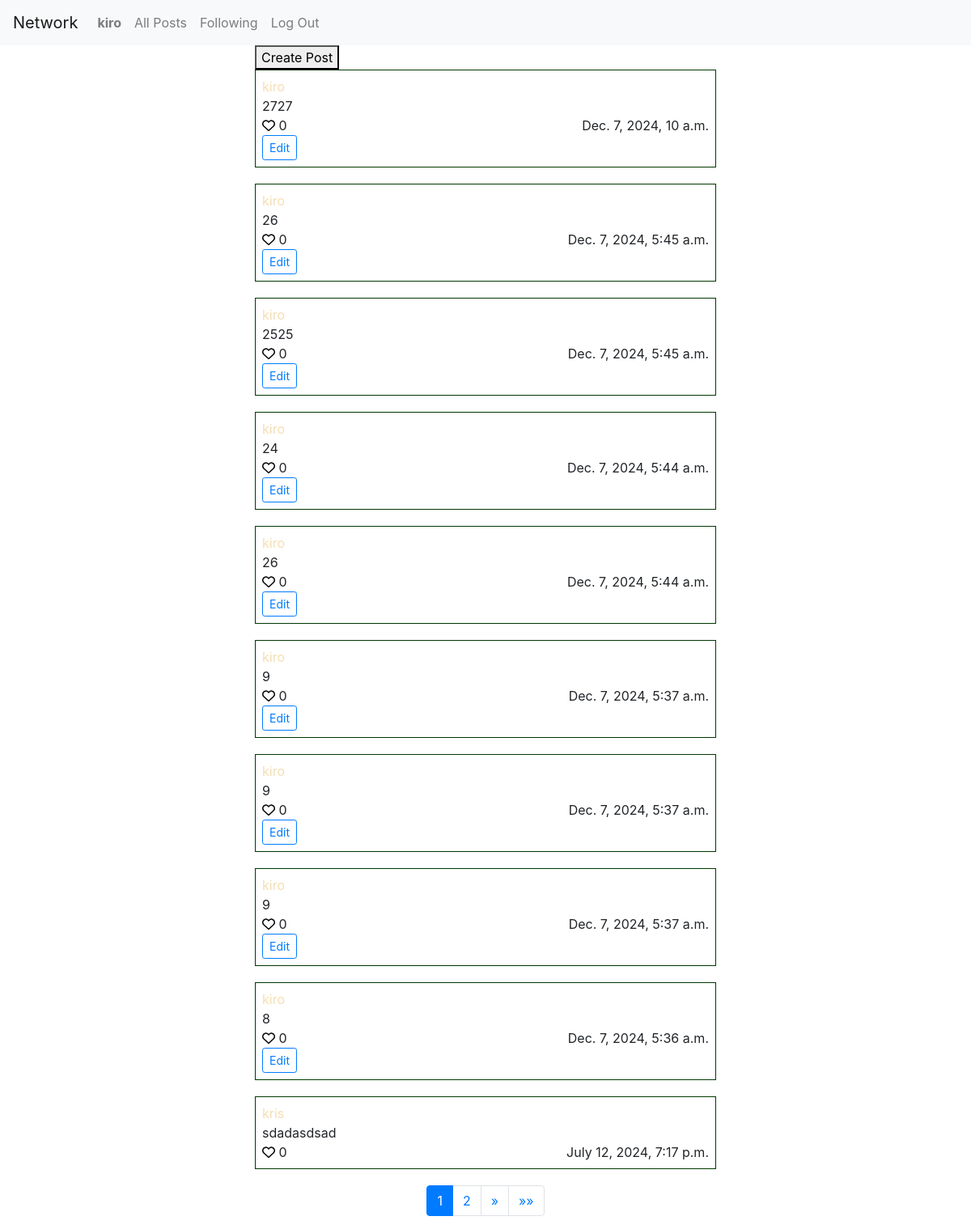
Before: / (signed in) with the older database file.
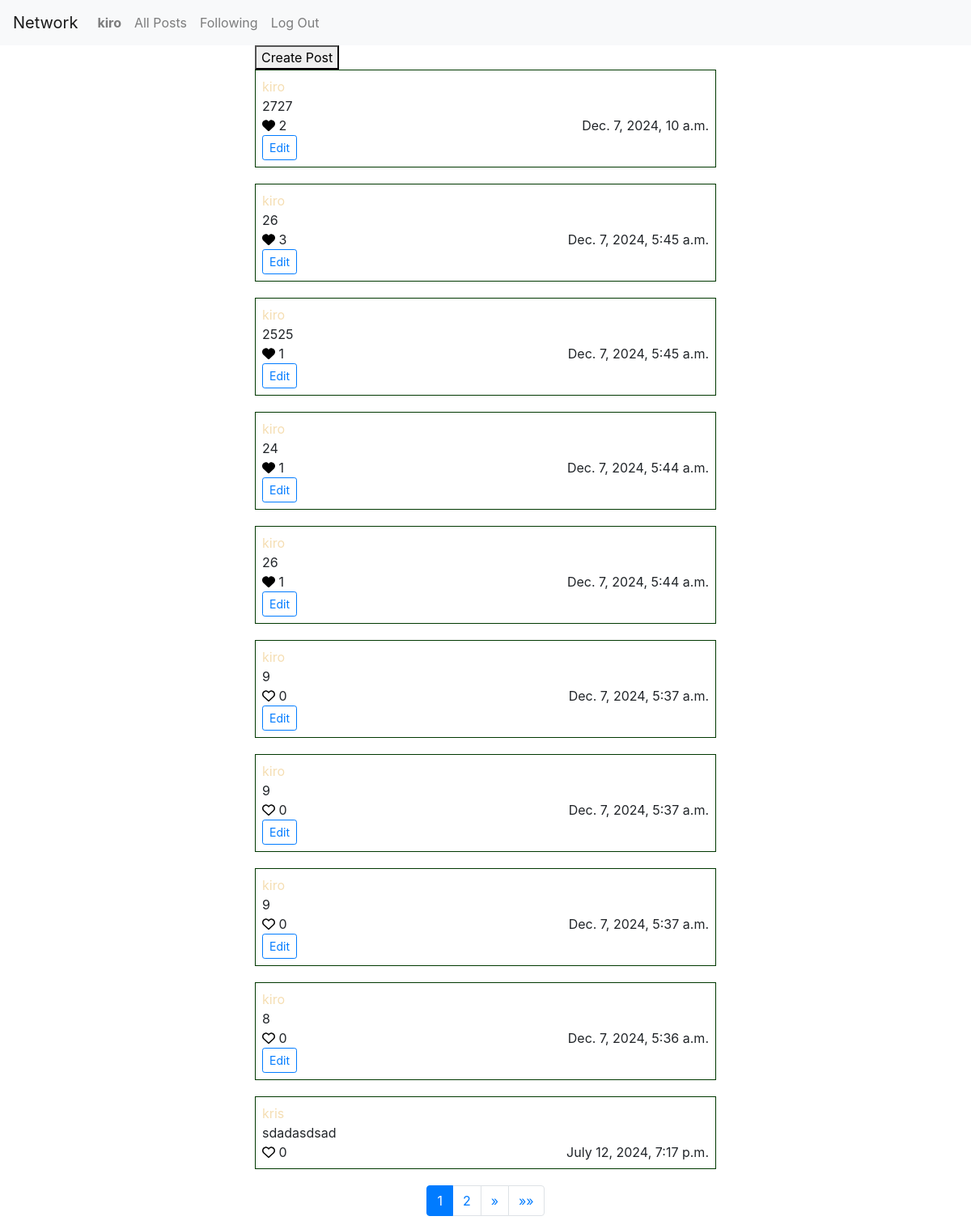
After: the same page with the newer database file.
### network/models.py (models this page shows)
class User(AbstractUser):
    pass

class Post(models.Model):
    user = models.ForeignKey(User, on_delete=models.CASCADE, related_name="posts")
    body = models.TextField(max_length=1024)
    created_at = models.DateTimeField(auto_now_add=True)
    likes = models.IntegerField(default=0)

### network/views.py (the view)
# urls.py: path("", views.index, name="index"),
def index(request):
    posts = Post.objects.all().order_by("-created_at")
    paginator = Paginator(posts, 10)
    page_number = request.GET.get('page')
    page_obj = paginator.get_page(page_number)
    liked_posts = Like.objects.filter(user=request.user).values_list('post', flat=True)
    return render(request, "network/index.html", {
        "page_obj": page_obj,
        "liked_posts": liked_posts
    })

### network/templates/network/index.html (shortened to what this page needs)
{% extends "network/layout.html" %} {% load static %} {% block body %}
<div class="container">
  <button id="open-create-form">Create Post</button>
  {% for post in page_obj %}
  <div class="post" data-post-id="{{ post.id }}" data-post-likes="{{ post.likes }}">
    <a href="{% url 'profile' post.user.id %}">
      <p>{{ post.user }}</p>
    </a>
    <p class="post-body post-body-{{ post.id }}">{{ post.body }}</p>
    <div class="d-flex justify-content-between">
      <div>
        {% if post.id in liked_posts %}
        <button class="unlike-post unlike-post-{{ post.id }}" data-post-id="{{ post.id }}">
        </button>
        {% else %}
        <button class="like-post like-post-{{ post.id }}" data-post-id="{{ post.id }}">
        </button>
        {% endif %}
        <span class="post-likes">{{ post.likes }}</span>
      </div>
      <span>{{ post.created_at }}</span>
    </div>
    {% if post.user == request.user %}
    <button class="btn btn-sm btn-outline-primary edit-post">Edit</button>
    {% endif %}
  </div>
  {% endfor %}
  <nav aria-label="Page navigation">
    <ul class="pagination justify-content-center">
      {% for num in page_obj.paginator.page_range %}
        {% if page_obj.number == num %}
          <li class="page-item active"><span class="page-link">{{ num }}</span></li>
        {% elif num > page_obj.number|add:'-3' and num < page_obj.number|add:'3' %}
          <li class="page-item">
            <a class="page-link" href="?page={{ num }}">{{ num }}</a>
          </li>
        {% endif %}
      {% endfor %}
      {% if page_obj.has_next %}
        <li class="page-item">
          <a
            class="page-link"
            href="?page={{ page_obj.next_page_number }}"
            aria-label="Next"
          >
            <span aria-hidden="true">&raquo;</span>
          </a>
        </li>
        <li class="page-item">
          <a
            class="page-link"
            href="?page={{ page_obj.paginator.num_pages }}"
            aria-label="Last"
          >
            <span aria-hidden="true">&raquo;&raquo;</span>
          </a>
        </li>
      {% endif %}
    </ul>
  </nav>
</div>
{% endblock %}

### network/templates/network/layout.html (shortened to what this page needs)
{% load static %}
<!DOCTYPE html>
<html lang="en">
  <head>
    <link
      rel="stylesheet"
      href="https://stackpath.bootstrapcdn.com/bootstrap/4.4.1/css/bootstrap.min.css"
    />
    <link href="{% static 'network/styles.css' %}" rel="stylesheet" />
  </head>
  <body>
    <nav class="navbar navbar-expand-lg navbar-light bg-light">
      <a class="navbar-brand" href="#">Network</a>
      <div>
        <ul class="navbar-nav mr-auto">
          {% if request.user.is_authenticated %}
          <li class="nav-item">
            <a class="nav-link" href="{% url 'profile' user.id %}"
              ><strong>{{ request.user.username }}</strong></a
            >
          </li>
          {% endif %}
          <li class="nav-item">
            <a class="nav-link" href="{% url 'index' %}">All Posts</a>
          </li>
          {% if request.user.is_authenticated %}
          <li class="nav-item">
            <a class="nav-link" href="{% url 'following' %}">Following</a>
          </li>
          <li class="nav-item">
            <a class="nav-link" href="{% url 'logout' %}">Log Out</a>
          </li>
          {% endif %}
        </ul>
      </div>
    </nav>
    <div class="body">{% block body %} {% endblock %}</div>
  </body>
</html>

### network/static/network/styles.css (style rules this page uses)
p { margin: 0; }
.container { width: 50%; }
a { color: wheat; }
.post { margin-bottom: 20px; padding: 0.5em; border: 1.5px solid rgb(0, 56, 0); }
.like-post, .unlike-post { background: none; color: inherit; border: none; padding: 0; font: inherit; cursor: pointer; outline: inherit; }

Changed rows visible on the page:
changed Post "Dec. 7, 2024, 10 a.m.": likes "0" → "2"
changed Post (number 2 of 10 on the later page): likes "0" → "3"
changed Post (number 3 of 10 on the later page): likes "0" → "1"
changed Post (number 4 of 10 on the later page): likes "0" → "1"
changed Post (number 5 of 10 on the later page): likes "0" → "1"
